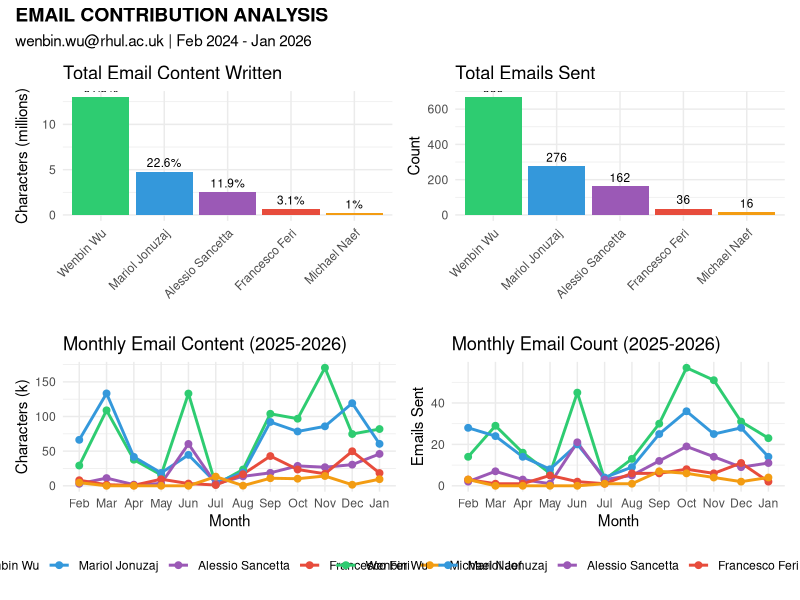

Source code (R):
library(ggplot2)
library(dplyr)
library(tidyr)
library(patchwork)

people <- c("Wenbin Wu", "Mariol Jonuzaj", "Alessio Sancetta", "Francesco Feri", "Michael Naef")
colors <- c("#2ecc71", "#3498db", "#9b59b6", "#e74c3c", "#f39c12")

totals <- data.frame(
  person = factor(people, levels = people),
  content_k = c(13026.9, 4784.9, 2520.9, 650.6, 212.4),
  emails_sent = c(669, 276, 162, 36, 16),
  threads_started = c(158, 79, 56, 14, 10)
)

months <- c("Feb", "Mar", "Apr", "May", "Jun", "Jul", "Aug", "Sep", "Oct", "Nov", "Dec", "Jan")
monthly <- data.frame(
  month = factor(rep(months, 5), levels = months),
  person = factor(rep(people, each = 12), levels = people),
  chars_k = c(29.2, 108.9, 37.6, 15.7, 133.1, 1.6, 23.5, 103.9, 96.8, 170.3, 74.7, 81.9,
              66.3, 133.3, 41.7, 18.6, 44.6, 4.6, 19.1, 92.1, 78.4, 85.8, 119.2, 60.5,
              2.9, 11.1, 1.6, 3.2, 60.4, 2.8, 13.6, 18.7, 28.7, 26.8, 30.5, 46.0,
              8.0, 1.5, 0.7, 9.5, 3.2, 1.1, 16.7, 42.9, 23.5, 17.3, 49.8, 18.4,
              4.5, 0.0, 0.0, 0.0, 0.0, 13.2, 0.2, 10.9, 10.2, 14.1, 1.5, 9.5),
  count = c(14, 29, 16, 6, 45, 3, 13, 30, 57, 51, 31, 23,
            28, 24, 14, 8, 20, 4, 9, 25, 36, 25, 28, 14,
            2, 7, 3, 1, 21, 3, 5, 12, 19, 14, 9, 11,
            3, 1, 1, 5, 2, 1, 6, 6, 8, 6, 11, 2,
            3, 0, 0, 0, 0, 1, 1, 7, 6, 4, 2, 4)
)

p1 <- ggplot(totals, aes(x = person, y = content_k/1000, fill = person)) +
  geom_bar(stat = "identity") +
  geom_text(aes(label = paste0(round(content_k/sum(content_k)*100, 1), "%")), vjust = -0.5, size = 3) +
  scale_fill_manual(values = colors) +
  labs(title = "Total Email Content Written", y = "Characters (millions)", x = "") +
  theme_minimal() +
  theme(legend.position = "none", axis.text.x = element_text(angle = 45, hjust = 1))

p2 <- ggplot(totals, aes(x = person, y = emails_sent, fill = person)) +
  geom_bar(stat = "identity") +
  geom_text(aes(label = emails_sent), vjust = -0.5, size = 3) +
  scale_fill_manual(values = colors) +
  labs(title = "Total Emails Sent", y = "Count", x = "") +
  theme_minimal() +
  theme(legend.position = "none", axis.text.x = element_text(angle = 45, hjust = 1))

p3 <- ggplot(monthly, aes(x = month, y = chars_k, color = person, group = person)) +
  geom_line(linewidth = 1) +
  geom_point(size = 2) +
  scale_color_manual(values = colors) +
  labs(title = "Monthly Email Content (2025-2026)", y = "Characters (k)", x = "Month", color = "") +
  theme_minimal() +
  theme(legend.position = "bottom")

p4 <- ggplot(monthly, aes(x = month, y = count, color = person, group = person)) +
  geom_line(linewidth = 1) +
  geom_point(size = 2) +
  scale_color_manual(values = colors) +
  labs(title = "Monthly Email Count (2025-2026)", y = "Emails Sent", x = "Month", color = "") +
  theme_minimal() +
  theme(legend.position = "bottom")

combined <- (p1 + p2) / (p3 + p4) +
  plot_annotation(title = "EMAIL CONTRIBUTION ANALYSIS",
                  subtitle = "wenbin.wu@rhul.ac.uk | Feb 2024 - Jan 2026",
                  theme = theme(plot.title = element_text(face = "bold", size = 14)))

ggsave("email_contribution.png", combined, width = 14, height = 10, dpi = 150)
cat("Saved email_contribution.png\n")
